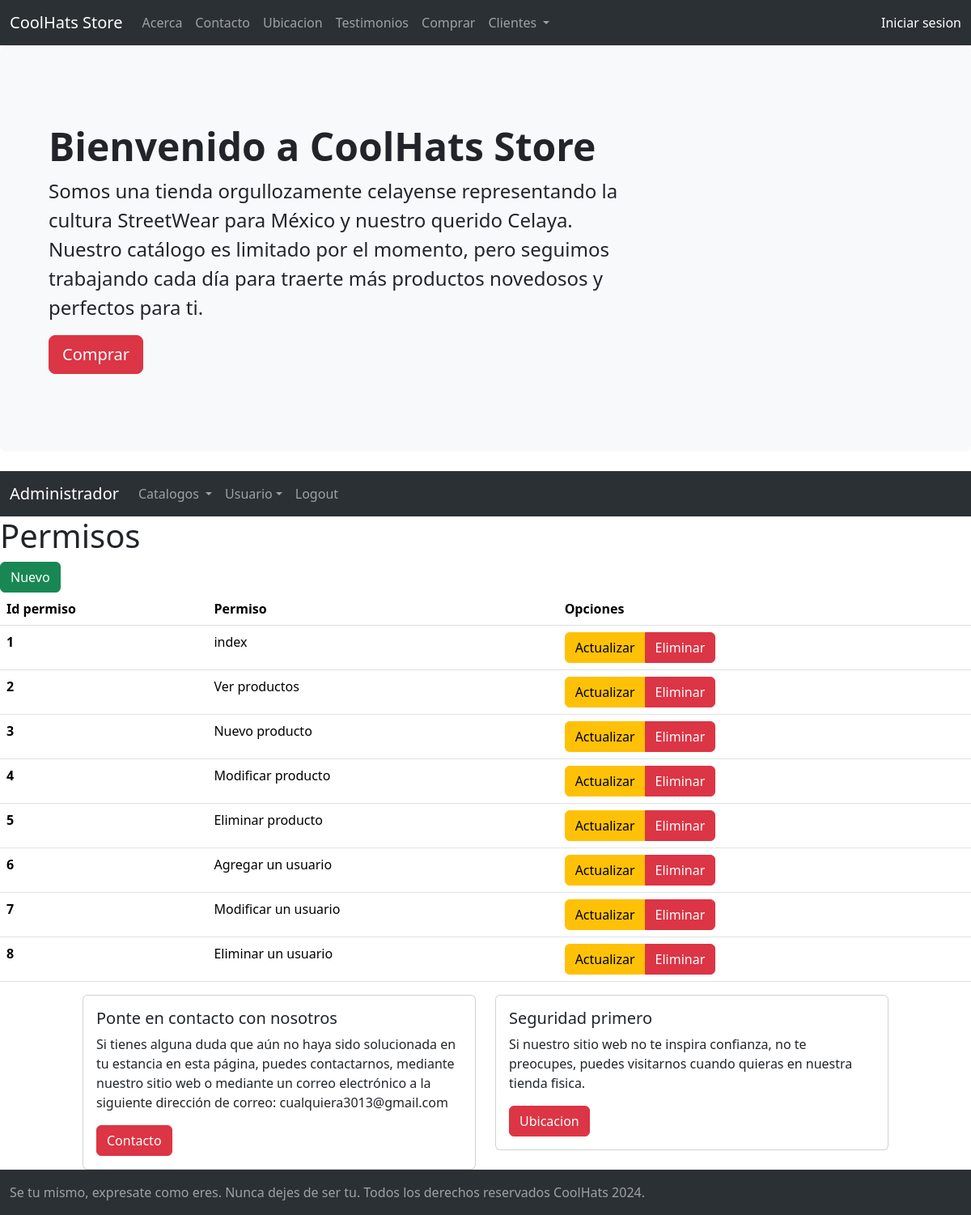
The app's page /admin/permiso.php (signed in) with its own data.
### tables this page shows
CREATE TABLE permiso(
    id_permiso INT AUTO_INCREMENT PRIMARY KEY, 
    permiso VARCHAR(30) NOT NULL
);

### sistema.class.php (called while the page is built, shortened)
<?php
    class sistema {
        function conexion(){
            $this -> con = new PDO(SGBD.':host='.DBHOST.';dbname='.DBNAME.';port='.DBPORT, DBUSER, DBPASS);
        }
    }
?>

### admin/permiso.class.php (called while the page is built, shortened)
<?php
require_once ('../sistema.class.php');
class permiso extends sistema {
    function readAll() {
        $sql = "SELECT * FROM permiso;";
        $stmt = $this->con->prepare($sql);
        $stmt->execute();
        return $stmt->fetchAll(PDO::FETCH_ASSOC);
    }
}
?>

### admin/views/permiso/index.php (the view, shortened to what this page needs)
<?php require('views/header/headerAdministrador.php');?>
  <h1>Permisos</h1>
  <a href="permiso.php?accion=crear" class="btn btn-success">Nuevo</a>
  <table class="table">
  <thead>
    <tr>
      <th scope="col">Id permiso</th>
      <th scope="col">Permiso</th>
      <th scope="col">Opciones</th>
    </tr>
  </thead>
  <tbody>
    <?php foreach($permisos as $permiso): ?>
    <tr>
      <th scope="row"><?php echo $permiso ['id_permiso']; ?></th>
      <td><?php echo $permiso ['permiso']; ?></td>
      <td>
        <div class="btn-group" permisoe="group" aria-label="Basic radio toggle button group">
          <a href="permiso.php?accion=actualizar&id=<?php echo $permiso['id_permiso']; ?>" class="btn btn-warning">Actualizar</a>
          <a href="permiso.php?accion=eliminar&id=<?php echo $permiso['id_permiso']; ?>" class="btn btn-danger">Eliminar</a>
        </div>
      </td>
    </tr>
    <?php endforeach; ?>
  </tbody>
</table>
<?php require('views/footer.php')?>

### css/main.css (style rules this page uses)
* { margin: 0px; padding: 0px; }

### records on screen
permiso: id_permiso "1", permiso "index"
permiso: id_permiso "2", permiso "Ver productos"
permiso: id_permiso "3", permiso "Nuevo producto"
permiso: id_permiso "4", permiso "Modificar producto"
permiso: id_permiso "5", permiso "Eliminar producto"
permiso: id_permiso "6", permiso "Agregar un usuario"
permiso: id_permiso "7", permiso "Modificar un usuario"
permiso: id_permiso "8", permiso "Eliminar un usuario"
